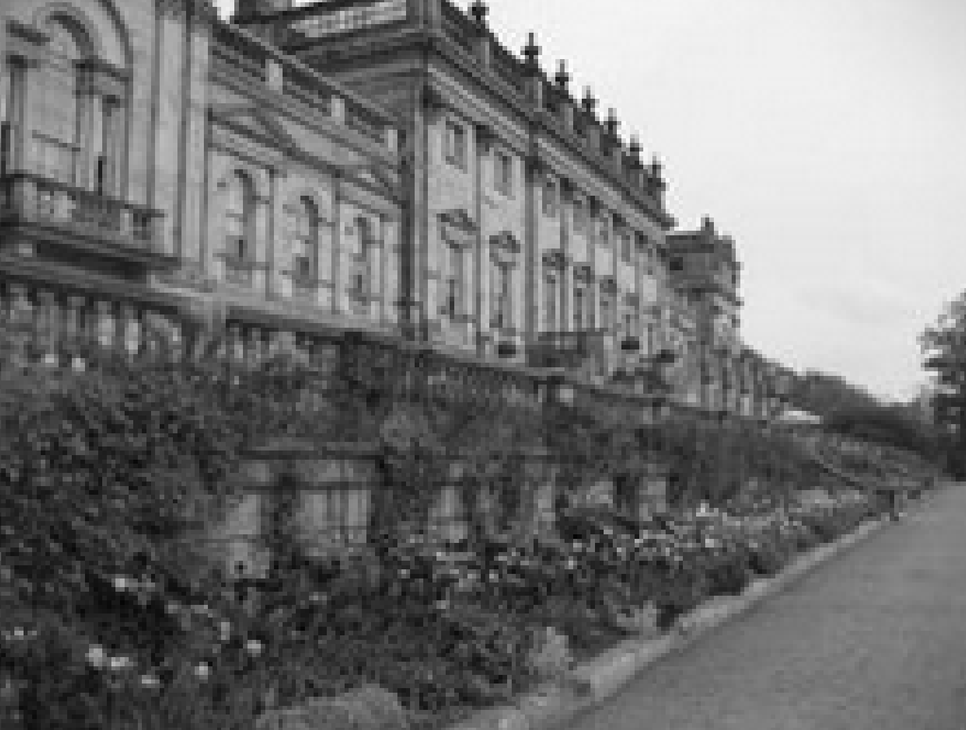
#> input picture img/house2.png, 966 x 730 px, shrunk from 1682 x 1272 before the run
$ jupyter execute cvision_kuliev_lab3.ipynb
#> lines starting #> are read from the running program, lines starting #| are printed output that depends on the picture; after the words box and inside, x2 and y2 are one past the last pixel; in counts of white or black regions, pixels touching at a corner belong together
[cell 1]
import cv2
import matplotlib.pyplot as plt
import numpy as np
import math
import ipywidgets as widgets
from IPython.display import clear_output


def get_image(filename='img/house2.png'):
#> called with filename = 'img/house2.png'
    image = cv2.imread(filename)
#> image is the input picture: shape (730, 966, 3); min 0, max 255, mean 114.4
    image = cv2.cvtColor(image, cv2.COLOR_BGR2GRAY)
#> image: shape (730, 966)
    return image

def plot_image(image):
    fig, ax = plt.subplots(1, 1, figsize=(12, 7))
    ax.imshow(image, cmap='gray')
    plt.show()

[cell 2]
original_image = get_image()
plot_image(original_image)
#> (the call stopped at in plot_image, `fig, ax = plt.subplots(1, 1, figsize=(12, 7))`: IPython is not available in this run)

[cell 3]
slider = widgets.IntSlider(
    value=2,
    min=2,
    max=32,
    step=1,
    description='Test:',
    disabled=False,
    continuous_update=False,
    orientation='horizontal',
    readout=True,
    readout_format='d'
)
display(slider)


def quantorize(image, levels: int):
#> called with levels = 2
    height = round(255 / levels)
    quant = np.vectorize(lambda x: x - x % height + int(height / 2))
    image = quant(image)
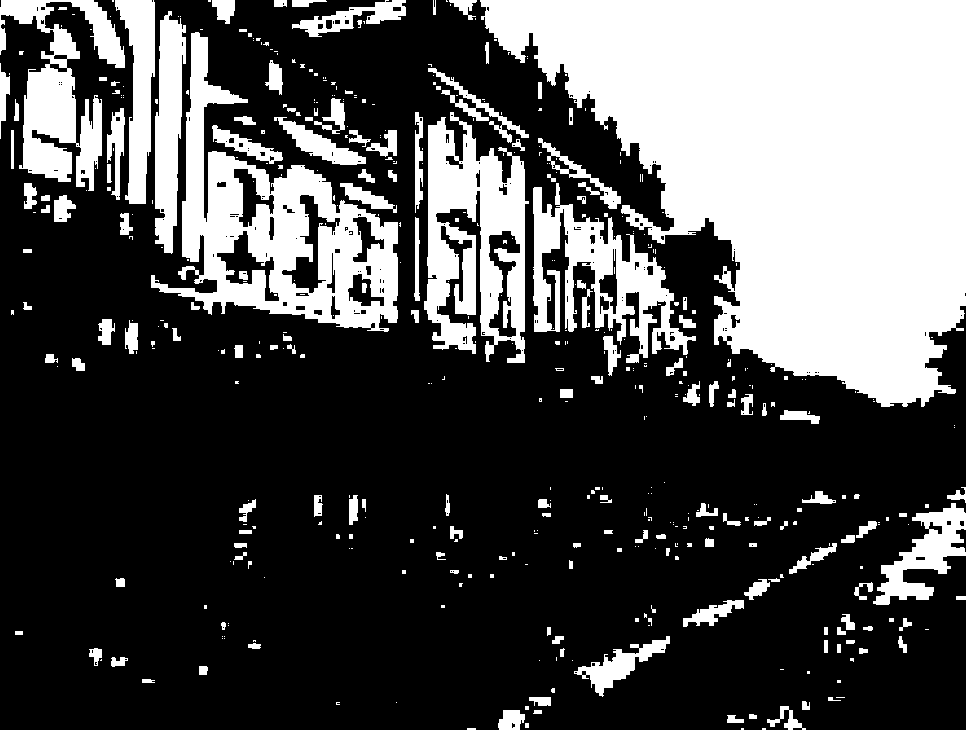
#> image: shape (730, 966) int64; values 64 (black) and 192 (white), 31.7% white; 484 white regions (318 under 20 px), largest, box (x1, y1, x2, y2) and area: (480, 0, 966, 407) 122253, (151, 32, 398, 332) 24902, (424, 112, 529, 363) 15365
    return image


def on_value_change(change):
    clear_output(wait=True)
    display(slider)
    image = get_image()
    plot_image(quantorize(image, change['new']))
#> (the call stopped at in plot_image, `fig, ax = plt.subplots(1, 1, figsize=(12, 7))`: IPython is not available in this run)


slider.observe(on_value_change, names='value')

on_value_change({'new': 2})

[cell 4]
def threshold(image, threshold):
    image[image > threshold] = 255
    image[image <= threshold] = 0
    return image

def find_otsu(image):
    hist, _ = np.histogram(image, bins=256)
#> hist = 256 values, max 10650 at index 238, min 1 at index 0, mean 2754.6
    pixels_count = len(image) * len(image[0])
#> pixels_count = 705180
    return otsu_method(hist, pixels_count)


def otsu_method(hist, pixels_count, start=0, end=256):
    # считаем сумму интенсивности всех пикселей
#> called with hist = array of shape (256,), pixels_count = 705180, start = 0, end = 256
    intensity_sum = 0
    for i in range(start, end):
        intensity_sum += i * hist[i]
#> this loop made 256 passes
#> intensity_sum on passes 1 to 3: 0, 3, 9
#> after the loop, intensity_sum = 80678205

    # сигма это что-то типо отличия двух половинок гистограммы
    maximum_sigma = 0
    # это порог
    threshold = 0

    # количество пикселей в левой части гистограммы
    first_class = 0
    # сумма интенсивности левой части
    first_class_intensity_sum = 0

    # по всем бинам гистограммы идем. от 0 до i - левая часть изображения, i до 255 правая
    for i in range(start, end):
        # инкримент количества пикселей
        first_class += hist[i]
        # инкримент интенсивности (i это цвет, hist[i] количество пикселей этого цвета,
        # i * hist[i] интенсивность)
        first_class_intensity_sum += i * hist[i]

        # защита от первого и последнего бина
        if first_class == 0 or first_class == pixels_count:
            continue

        # вероятность того, что случайный пиксель попадет в левую часть изображения
        first_class_probability = first_class / pixels_count
        # аналогично для правой части
        second_class_probability = 1 - first_class_probability

        # количество пикселей правой части
        second_class = pixels_count - first_class
        # их сумма интенсивностей
        second_class_intensity_sum = intensity_sum - first_class_intensity_sum

        # среднее значение интенсивности для пикслея из каждой части изображения
        first_class_mean = first_class_intensity_sum / first_class
        second_class_mean = second_class_intensity_sum / second_class


        delta = (second_class_mean - first_class_mean) ** 2
        # разница между двумя половинками. значение i при котором сигма максимально - есть порог Отцу
        sigma = first_class_probability * second_class_probability * delta

        if sigma > maximum_sigma:
            threshold = i
            maximum_sigma = sigma
#> this loop made 256 passes
#> (first_class, first_class_intensity_sum, first_class_probability, second_class_probability, second_class, second_class_intensity_sum, first_class_mean, second_class_mean) on passes 1 to 12: (1, 0, 1.42e-06, 1, 705179, 80678205, 0, 114.4), (4, 3, 5.67e-06, 1, 705176, 80678202, 0.75, 114.4), (7, 9, 9.93e-06, 1, 705173, 80678196, 1.29, 114.4), (10, 18, 1.42e-05, 1, 705170, 80678187, 1.8, 114.4), (19, 54, 2.69e-05, 1, 705161, 80678151, 2.84, 114.4), (28, 99, 3.97e-05, 1, 705152, 80678106, 3.54, 114.4), (41, 177, 5.81e-05, 1, 705139, 80678028, 4.32, 114.4), (58, 296, 8.22e-05, 1, 705122, 80677909, 5.1, 114.4), (79, 464, 0.000112, 1, 705101, 80677741, 5.87, 114.4), (118, 815, 0.000167, 1, 705062, 80677390, 6.91, 114.4), (189, 1525, 0.000268, 1, 704991, 80676680, 8.07, 114.4), (262, 2328, 0.000372, 1, 704918, 80675877, 8.89, 114.4)

    return threshold

def global_threshold():
    image = get_image()

    otsu_threshold = find_otsu(image)
    print(f"Otsu's method threshold {otsu_threshold} level")
#| Otsu's method threshold 146 level

    return threshold(image, otsu_threshold)
#> in threshold, `image[image <= threshold] = 0`:
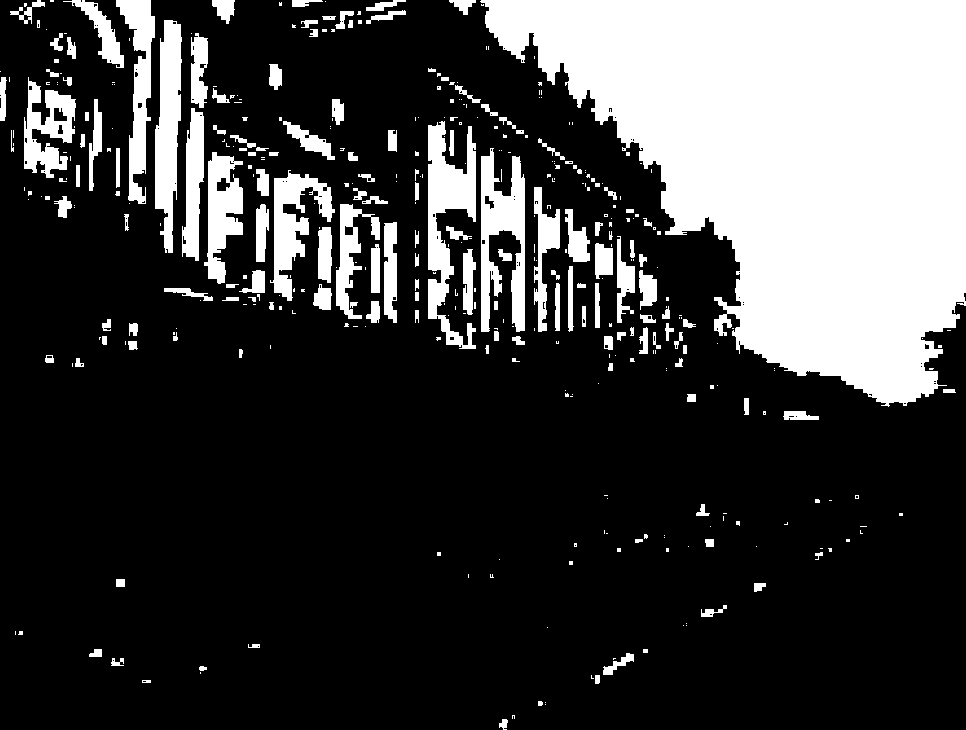
#> image: shape (730, 966); 24.8% white; 409 white regions (252 under 20 px), largest, box (x1, y1, x2, y2) and area: (480, 0, 966, 407) 119677, (428, 121, 476, 349) 5252, (481, 148, 525, 332) 4745


plot_image(global_threshold())
#> (the call stopped at in plot_image, `fig, ax = plt.subplots(1, 1, figsize=(12, 7))`: IPython is not available in this run)

[cell 5]
def find_local_otsu(image):
    half_height = int(len(image) / 2)
    half_width = int(len(image[0]) / 2)

    images = [
        image[:half_height],
        image[half_height:]
    ]

    thresholds = [find_otsu(images[0]), find_otsu(images[1])]
#> in find_otsu (call 2), `hist, _ = np.histogram(image, bins=256)`:
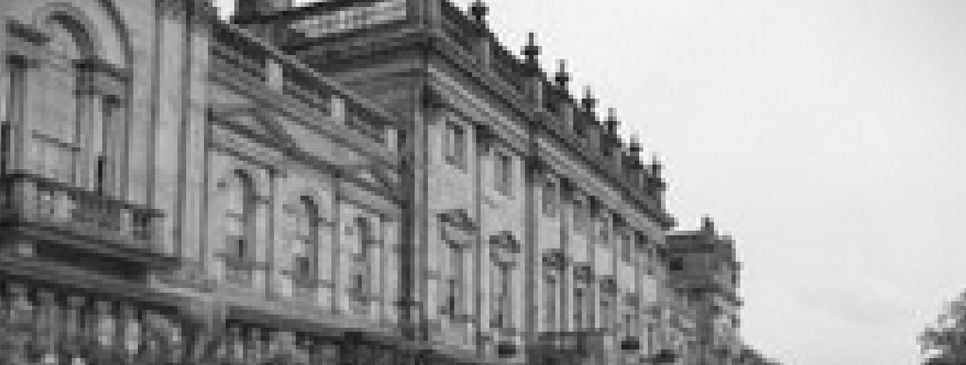
#> image: shape (365, 966); min 4, max 255, mean 151.8
#> in find_otsu (call 3), `hist, _ = np.histogram(image, bins=256)`:
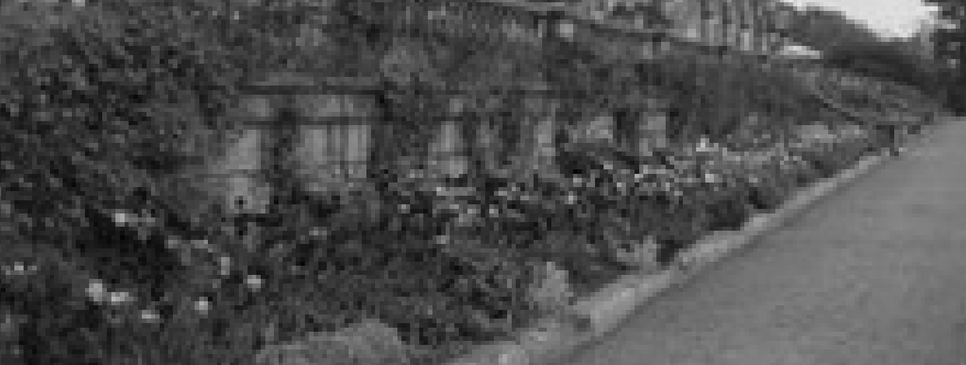
#> image: shape (365, 966); min 0, max 238, mean 77

    return images, thresholds


def concat_images(image1, image2):
    return np.concatenate((image1, image2), axis=0)
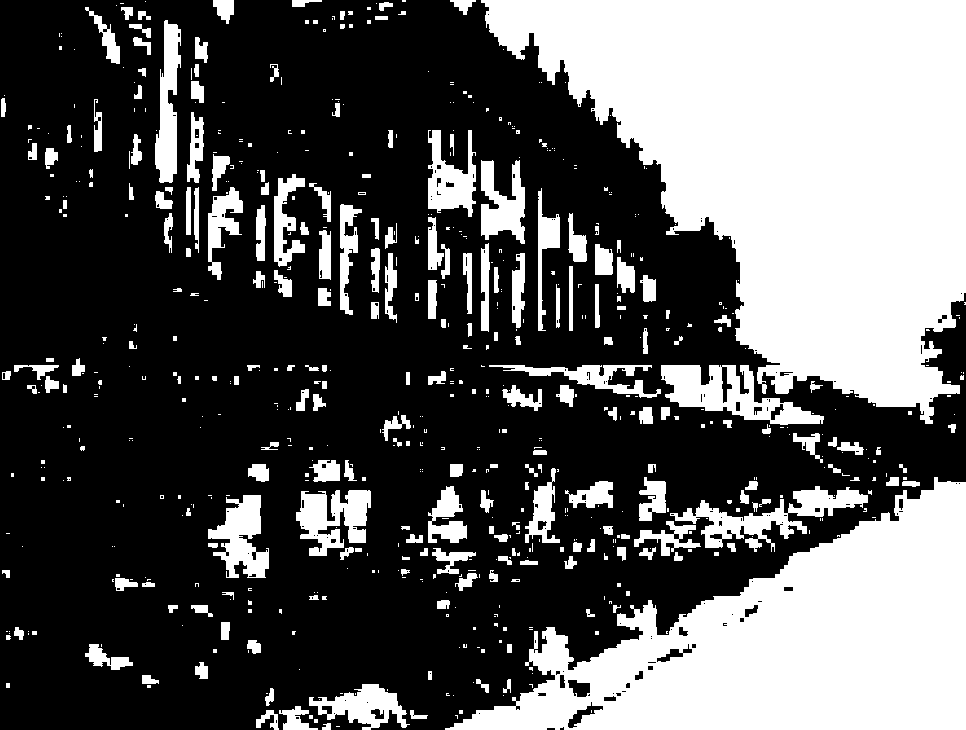
#> returned value: shape (730, 966); 35.8% white; 673 white regions (446 under 20 px), largest, box (x1, y1, x2, y2) and area: (481, 0, 966, 424) 120597, (445, 477, 966, 730) 66871, (661, 365, 824, 425) 4439


def apply_threshold(images, thresholds):
    return list(map(lambda x: threshold(*x), zip(images, thresholds)))


def local_threshold(image):
    images, thresholds = find_local_otsu(image)
    images = apply_threshold(images, thresholds)
    thresholded = concat_images(*images)
    print(f'Threshold for 1 image {thresholds[0]}, threshold for 1 image {thresholds[1]}')
#| Threshold for 1 image 161, threshold for 1 image 91

    return thresholded


plot_image(local_threshold(get_image()))
#> (the call stopped at in plot_image, `fig, ax = plt.subplots(1, 1, figsize=(12, 7))`: IPython is not available in this run)

[cell 6]
def recursive_otsu(hist, pixel_count, start=0, end=256):
    # метод рекурсивный. на каждом шаге ты запускаешь отцу по куску гистограммы
    otsu = otsu_method(hist, pixel_count, start, end)

    levels = [otsu]

    # условие остановки рекурсии
    # если количество бинов, которые мы хотим обработать, меньше этого числа, то заканчиваем
    # выбрано именно это число просто так
    if (abs(otsu - start)) > 80:
        # считаем кол-во пикселей по бинам
        pixel_count = hist[start:otsu].sum()
        levels += recursive_otsu(hist, pixel_count // 2, start=start, end=otsu)

    if (abs(end - otsu)) > 80:
        pixel_count = hist[otsu:end + 1].sum()
        levels += recursive_otsu(hist, pixel_count // 2, start=otsu, end=end)

    return levels


def hierarchy_threshold(image):
    # подготовка параметров для запуска алгоритма
    hist, _ = np.histogram(image, bins=256)
    pixels_count = len(image) * len(image[0])

    # запуск
    levels = sorted(set(recursive_otsu(hist, pixels_count)))

    # покраска
    colors = []
    previous_level = 0
#     print(levels)
    for level in levels:
        colors.append(previous_level + (level - previous_level) // 2)
        previous_level = level
#> this loop made 4 passes
#> level on passes 1 to 4: 78, 146, 169, 229
#     print(hist)
#     print(levels)

    return levels, colors

[cell 7]
def quantorize_by_levels(image, thresholds, colors):
    thresholds = [0] + thresholds
    lut = [255 for _ in range(256)]
    for i in range(len(thresholds) - 1):
        down = thresholds[i]
        up = thresholds[i + 1]
#         print(i, down, up, colors[i])
        for j in range(down, up):
            lut[j] = colors[i]
#> this loop made 4 passes

    image = np.vectorize(lambda x: lut[x])(image)
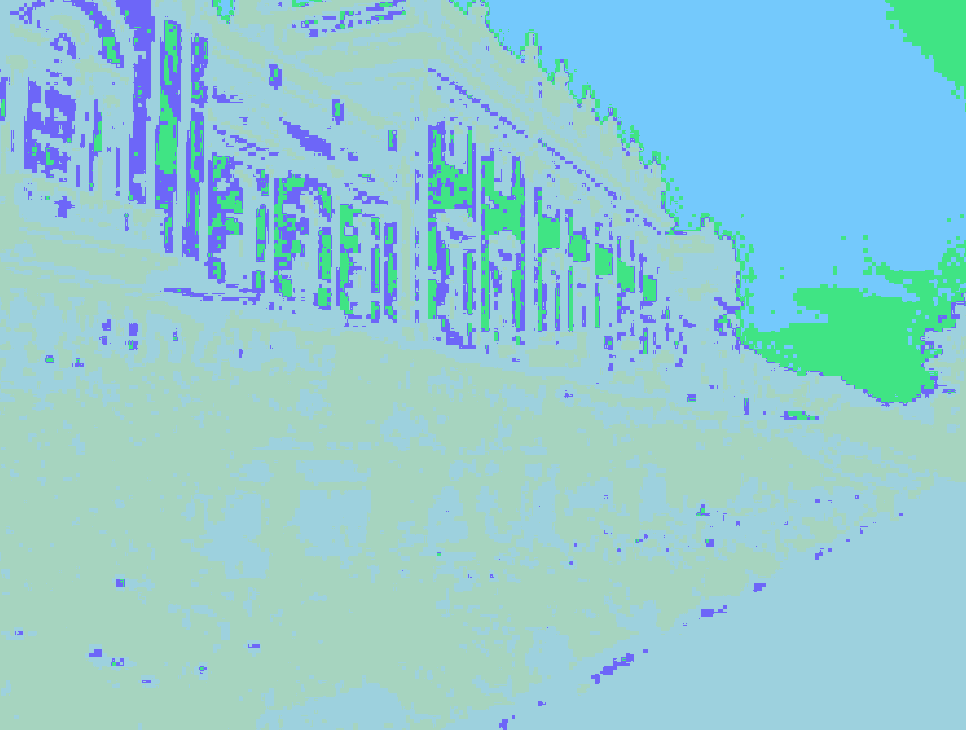
#> image: shape (730, 966) int64; 5 distinct labels, from 39 to 255; one colour per label, 0 black
    return image


def on_value_change():
    image = get_image()
#     plot_image(image)
    levels, colors = hierarchy_threshold(image)
    quanted_image = quantorize_by_levels(image, levels, colors).astype('uint8')
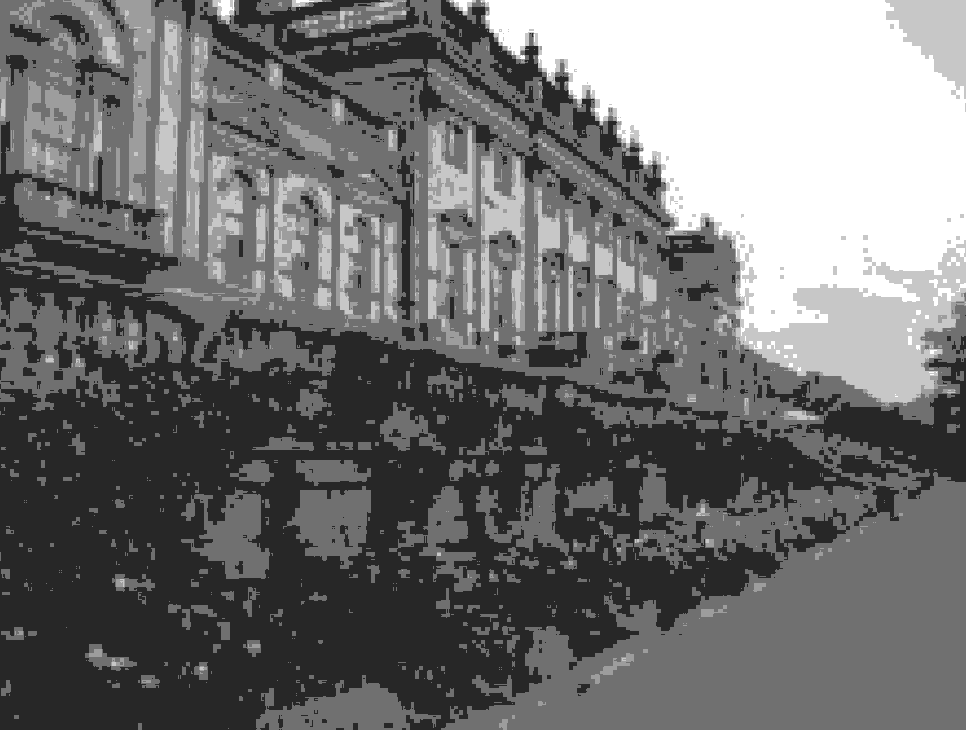
#> quanted_image: shape (730, 966); min 39, max 255, mean 112.4
    print(f'Amount of levels = {len(levels)}, ({levels})')
#| Amount of levels = 4, ([78, 146, 169, 229])
    plot_image(quanted_image)
#> (the call stopped at in plot_image, `fig, ax = plt.subplots(1, 1, figsize=(12, 7))`: IPython is not available in this run)
# [6 lines of commented-out code are left out]


on_value_change()
